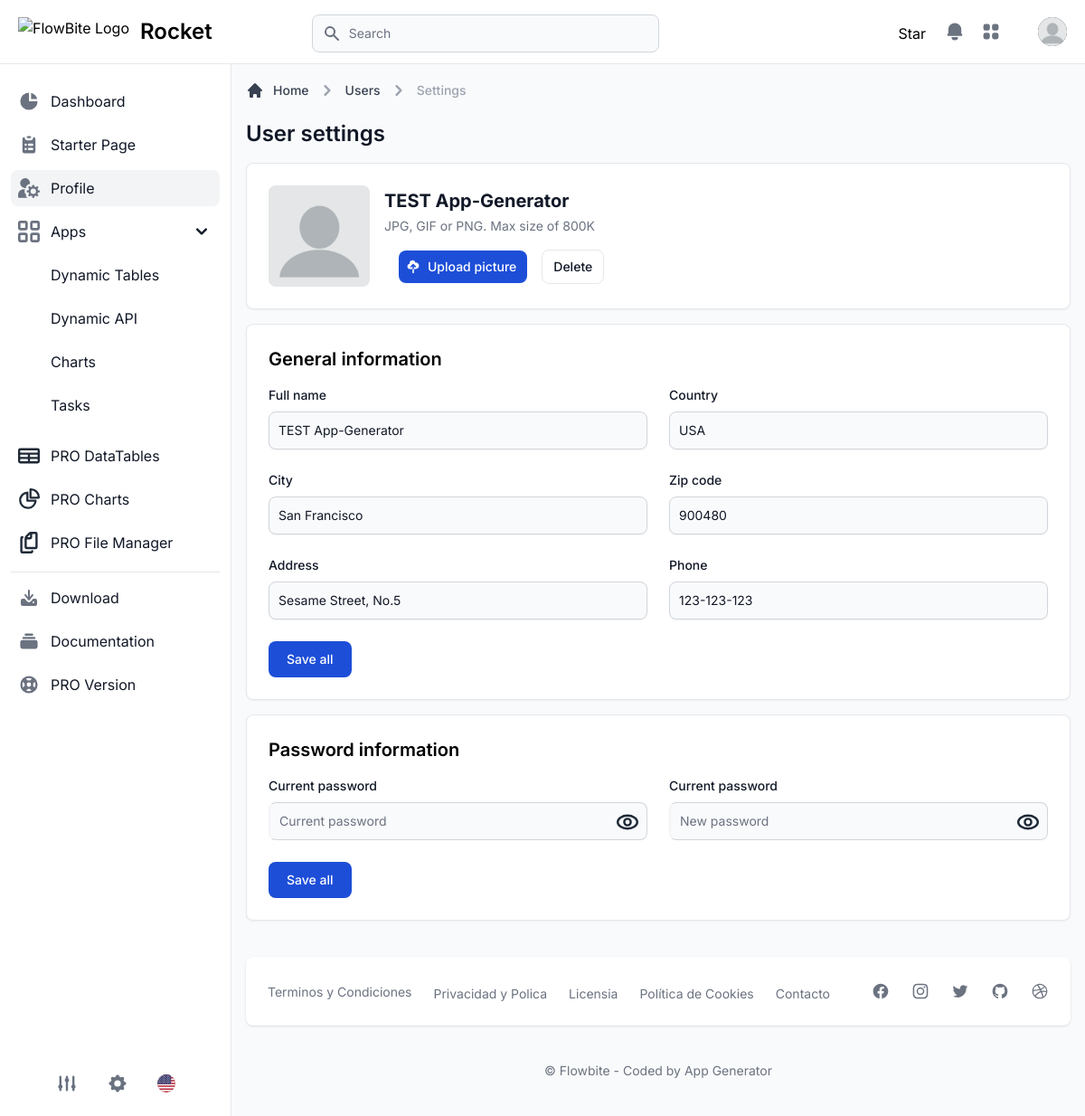
The app's page /users/profile/ (signed in) with its own data.
### apps/users/models.py (models this page shows, shortened)
class Profile(models.Model):
    user      = models.OneToOneField(User, on_delete=models.CASCADE)
    role      = models.CharField(max_length=20, choices=ROLE_CHOICES, default='user')
    full_name = models.CharField(max_length=255, null=True, blank=True)
    country   = models.CharField(max_length=255, null=True, blank=True)
    city      = models.CharField(max_length=255, null=True, blank=True)
    zip_code  = models.CharField(max_length=255, null=True, blank=True)
    address   = models.CharField(max_length=255, null=True, blank=True)
    phone     = models.CharField(max_length=255, null=True, blank=True)
    avatar    = models.ImageField(upload_to='avatar', null=True, blank=True)

### apps/users/views.py (the view)
# urls.py: path('profile/', views.profile, name='profile'),
@login_required(login_url='/users/signin/')
def profile(request):
    profile = get_object_or_404(Profile, user=request.user)
    if request.method == 'POST':
        form = ProfileForm(request.POST, instance=profile)
        if form.is_valid():
            form.save()
            messages.success(request, 'Profile updated successfully')
    else:
        form = ProfileForm(instance=profile)
    context = {
        'form': form,
        'segment': 'profile',
    }
    return render(request, 'dashboard/profile.html', context)

### apps/users/forms.py
class ProfileForm(forms.ModelForm):
    class Meta:
        model = Profile
        exclude = ('user', 'role', 'avatar',)
    def __init__(self, *args, **kwargs):
        super(ProfileForm, self).__init__(*args, **kwargs)
        for field_name, field in self.fields.items():
            self.fields[field_name].widget.attrs['placeholder'] = field.label
            self.fields[field_name].widget.attrs['class'] = 'shadow-sm bg-gray-50 border border-gray-300 text-gray-900 sm:text-sm rounded-lg focus:ring-primary-500 focus:border-primary-500 block w-full p-2.5 dark:bg-gray-700 dark:border-gray-600 dark:placeholder-gray-400 dark:text-white dark:focus:ring-primary-500 dark:focus:border-primary-500'
            self.fields[field_name].widget.attrs['required'] = False

### templates/dashboard/profile.html (shortened to what this page needs)
{% extends "layouts/base.html" %}
{% load static %}
{% block content %}
<div class="grid grid-cols-1 px-4 pt-6 xl:grid-cols-3 xl:gap-4 dark:bg-gray-900">
    <div class="mb-4 col-span-full xl:mb-2">
        <nav class="flex mb-5" aria-label="Breadcrumb">
            <ol class="inline-flex items-center space-x-1 text-sm font-medium md:space-x-2">
              <li class="inline-flex items-center">
                <a href="#" class="inline-flex items-center text-gray-700 hover:text-primary-600 dark:text-gray-300 dark:hover:text-white">
                  <svg class="w-5 h-5 mr-2.5" fill="currentColor" viewBox="0 0 20 20" xmlns="http://www.w3.org/2000/svg"><path d="M10.707 2.293a1 1 0 00-1.414 0l-7 7a1 1 0 001.414 1.414L4 10.414V17a1 1 0 001 1h2a1 1 0 001-1v-2a1 1 0 011-1h2a1 1 0 011 1v2a1 1 0 001 1h2a1 1 0 001-1v-6.586l.293.293a1 1 0 001.414-1.414l-7-7z"></path></svg>
                  Home
                </a>
              </li>
              <li>
                <div class="flex items-center">
                  <svg class="w-6 h-6 text-gray-400" fill="currentColor" viewBox="0 0 20 20" xmlns="http://www.w3.org/2000/svg"><path fill-rule="evenodd" d="M7.293 14.707a1 1 0 010-1.414L10.586 10 7.293 6.707a1 1 0 011.414-1.414l4 4a1 1 0 010 1.414l-4 4a1 1 0 01-1.414 0z" clip-rule="evenodd"></path></svg>
                  <a href="#" class="ml-1 text-gray-700 hover:text-primary-600 md:ml-2 dark:text-gray-300 dark:hover:text-white">Users</a>
                </div>
              </li>
              <li>
                <div class="flex items-center">
                  <svg class="w-6 h-6 text-gray-400" fill="currentColor" viewBox="0 0 20 20" xmlns="http://www.w3.org/2000/svg"><path fill-rule="evenodd" d="M7.293 14.707a1 1 0 010-1.414L10.586 10 7.293 6.707a1 1 0 011.414-1.414l4 4a1 1 0 010 1.414l-4 4a1 1 0 01-1.414 0z" clip-rule="evenodd"></path></svg>
                  <span class="ml-1 text-gray-400 md:ml-2 dark:text-gray-500" aria-current="page">Settings</span>
                </div>
              </li>
            </ol>
        </nav>
        <h1 class="text-xl font-semibold text-gray-900 sm:text-2xl dark:text-white">User settings</h1>
    </div>
    <div class="col-span-full xl:col-auto">
        <div class="p-4 mb-4 bg-white border border-gray-200 rounded-lg shadow-sm 2xl:col-span-2 dark:border-gray-700 sm:p-6 dark:bg-gray-800">
            <div class="items-center sm:flex xl:block 2xl:flex sm:space-x-4 xl:space-x-0 2xl:space-x-4">
                {% if request.user.profile.avatar %}
                    <img class="mb-4 rounded-lg w-28 h-28 sm:mb-0 xl:mb-4 2xl:mb-0" src="{{ request.user.profile.avatar.url }}" alt="Jese picture">
                {% else %}
                    <img class="mb-4 rounded-lg w-28 h-28 sm:mb-0 xl:mb-4 2xl:mb-0" src="{% static "dist/img/default-user.png" %}" alt="Jese picture">
                {% endif %}
                <div>
                    {% if request.user.profile.full_name %}
                        <h3 class="mb-1 text-xl font-bold text-gray-900 dark:text-white">{{ request.user.profile.full_name }}</h3>
                    {% else %}
                        <h3 class="mb-1 text-xl font-bold text-gray-900 dark:text-white">{{ request.user.username }}</h3>
                    {% endif %}
                    <div class="mb-4 text-sm text-gray-500 dark:text-gray-400">
                        JPG, GIF or PNG. Max size of 800K
                    </div>
                    <form method="post" action="{% url "upload_avatar" %}" enctype="multipart/form-data" class="flex items-center space-x-4">
                        <label for="avatar">
                            <div class="inline-flex items-center px-3 py-2 text-sm font-medium text-center text-white rounded-lg bg-primary-700 hover:bg-primary-800 focus:ring-4 focus:ring-primary-300 dark:bg-blue-600 dark:hover:bg-primary-700 dark:focus:ring-primary-800">
                                Upload picture
                            </div>
                        </label>
                        <button type="button" class="py-2 px-3 text-sm font-medium text-gray-900 focus:outline-none bg-white rounded-lg border border-gray-200 hover:bg-gray-100 hover:text-blue-700 focus:z-10 focus:ring-4 focus:ring-gray-200 dark:focus:ring-gray-700 dark:bg-gray-800 dark:text-gray-400 dark:border-gray-600 dark:hover:text-white dark:hover:bg-gray-700">
                            Delete
                        </button>
                    </form>
                </div>
            </div>
        </div>
    </div>
    <div class="col-span-2">
        <div class="p-4 mb-4 bg-white border border-gray-200 rounded-lg shadow-sm 2xl:col-span-2 dark:border-gray-700 sm:p-6 dark:bg-gray-800">
            <h3 class="mb-4 text-xl font-semibold dark:text-white">General information</h3>
            <form method="post">
                <div class="grid grid-cols-6 gap-6">
                    {% for field in form %}
                    <div class="col-span-6 sm:col-span-3">
                        <label for="first-name" class="block mb-2 text-sm font-medium text-gray-900 dark:text-white">{{ field.label }}</label>
                        {{ field }}
                    </div>
                    {% endfor %}
                    <div class="col-span-6 sm:col-full">
                        <button class="text-white bg-primary-700 hover:bg-primary-800 focus:ring-4 focus:ring-primary-300 font-medium rounded-lg text-sm px-5 py-2.5 text-center dark:bg-blue-600 dark:hover:bg-primary-700 dark:focus:ring-primary-800" type="submit">Save all</button>
                    </div>
                </div>
            </form>
        </div>
        <div class="p-4 mb-4 bg-white border border-gray-200 rounded-lg shadow-sm 2xl:col-span-2 dark:border-gray-700 sm:p-6 dark:bg-gray-800">
            <h3 class="mb-4 text-xl font-semibold dark:text-white">Password information</h3>
            <form method="post" action="{% url "change_password" %}">
                <div class="grid grid-cols-6 gap-6">
                    <div class="col-span-6 sm:col-span-3">
                        <label for="current_password" class="block mb-2 text-sm font-medium text-gray-900 dark:text-white">Current password</label>
                        <div class="relative w-full">
                            <input type="password" id="current_password" name="current_password" class="block p-2.5 w-full z-20 text-sm text-gray-900 bg-gray-50 rounded-lg border-l-gray-100 border-l-2 border border-gray-300 focus:ring-blue-500 focus:border-blue-500 dark:bg-gray-700 dark:border-gray-600 dark:placeholder-gray-400 dark:text-white dark:focus:border-blue-500" placeholder="Current password" required>
                            <button type="button" id="show_current_password" class="absolute top-0 right-0 p-2.5 h-full text-sm font-thin text-white rounded-r-lg">
                            </button>
                        </div>
                    </div>
                    <div class="col-span-6 sm:col-span-3">
                        <label for="new_password" class="block mb-2 text-sm font-medium text-gray-900 dark:text-white">Current password</label>
                        <div class="relative w-full">
                            <input type="password" id="new_password" name="new_password" class="block p-2.5 w-full z-20 text-sm text-gray-900 bg-gray-50 rounded-lg border-l-gray-100 border-l-2 border border-gray-300 focus:ring-blue-500 focus:border-blue-500 dark:bg-gray-700 dark:border-gray-600 dark:placeholder-gray-400 dark:text-white dark:focus:border-blue-500" placeholder="New password" required>
                            <button type="button" id="show_new_password" class="absolute top-0 right-0 p-2.5 h-full text-sm font-thin text-white rounded-r-lg">
                            </button>
                        </div>
                    </div>
                    <div class="col-span-6 sm:col-full">
                        <button class="text-white bg-primary-700 hover:bg-primary-800 focus:ring-4 focus:ring-primary-300 font-medium rounded-lg text-sm px-5 py-2.5 text-center dark:bg-blue-600 dark:hover:bg-primary-700 dark:focus:ring-primary-800" type="submit">Save all</button>
                    </div>
                </div>
            </form>
        </div>
    </div>
</div>
{% endblock content %}

### records on screen
Profile: form "TEST App-Generator" "USA" "San Francisco" "900480" "Sesame Street, No.5" "123-123-123"

### other values on screen
{{ request.user.profile.full_name }} "TEST App-Generator"
{{ field.label }} "Full name" "Country" "City" "Zip code" "Address" "Phone"
